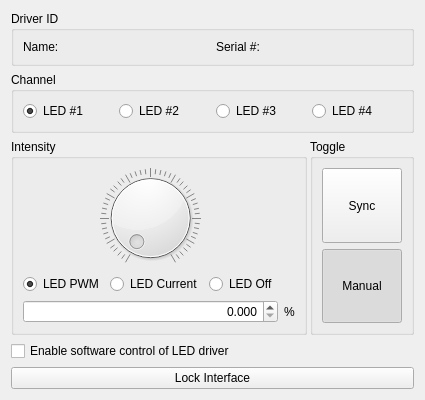
      <widget class="QWidget" name="main_tab">
       <property name="toolTip">
        <string>This tab shows the current operating status of the LED driver</string>
       </property>
       <attribute name="title">
        <string>Main</string>
       </attribute>
       <layout class="QGridLayout" name="gridLayout_2" rowstretch="0,0,0,10,10,10" columnstretch="10,5" rowminimumheight="0,0,0,0,0,0">
        <property name="horizontalSpacing">
         <number>3</number>
        </property>
        <item row="1" column="0" colspan="2" alignment="Qt::AlignTop">
         <widget class="QGroupBox" name="main_channel_box">
          <property name="minimumSize">
           <size>
            <width>0</width>
            <height>0</height>
           </size>
          </property>
          <property name="toolTip">
           <string>Select active LED channel on driver</string>
          </property>
          <property name="title">
           <string>Channel</string>
          </property>
          <layout class="QGridLayout" name="gridLayout_6">
           <item row="0" column="2">
            <widget class="QRadioButton" name="main_channel_LED3_button">
             <property name="toolTip">
              <string>Set LED #3 as the active LED</string>
             </property>
             <property name="text">
              <string>LED #3</string>
             </property>
             <attribute name="buttonGroup">
              <string notr="true">channel_button_group</string>
             </attribute>
            </widget>
           </item>
           <item row="0" column="0">
            <widget class="QRadioButton" name="main_channel_LED1_button">
             <property name="toolTip">
              <string>Set LED #1 as the active LED</string>
             </property>
             <property name="text">
              <string>LED #1</string>
             </property>
             <property name="checked">
              <bool>true</bool>
             </property>
             <attribute name="buttonGroup">
              <string notr="true">channel_button_group</string>
             </attribute>
            </widget>
           </item>
           <item row="0" column="1">
            <widget class="QRadioButton" name="main_channel_LED2_button">
             <property name="toolTip">
              <string>Set LED #2 as the active LED</string>
             </property>
             <property name="text">
              <string>LED #2</string>
             </property>
             <attribute name="buttonGroup">
              <string notr="true">channel_button_group</string>
             </attribute>
            </widget>
           </item>
           <item row="0" column="3">
            <widget class="QRadioButton" name="main_channel_LED4_button">
             <property name="toolTip">
              <string>Set LED #4 as the active LED</string>
             </property>
             <property name="text">
              <string>LED #4</string>
             </property>
             <attribute name="buttonGroup">
              <string notr="true">channel_button_group</string>
             </attribute>
            </widget>
           </item>
          </layout>
         </widget>
        </item>
        <item row="0" column="0" colspan="2" alignment="Qt::AlignTop">
         <widget class="QGroupBox" name="main_driver_ID_box">
          <property name="maximumSize">
           <size>
            <width>16777215</width>
            <height>500</height>
           </size>
          </property>
          <property name="toolTip">
           <string>Identification of the active LED driver</string>
          </property>
          <property name="title">
           <string>Driver ID</string>
          </property>
          <layout class="QGridLayout" name="gridLayout_3">
           <item row="0" column="0">
            <widget class="QLabel" name="main_driver_name_label">
             <property name="toolTip">
              <string>Custom driver name set in configuration</string>
             </property>
             <property name="text">
              <string>Name:</string>
             </property>
            </widget>
           </item>
           <item row="0" column="1" alignment="Qt::AlignTop">
            <widget class="QLabel" name="main_driver_serial_label">
             <property name="toolTip">
              <string>USB serial number of Teensy</string>
             </property>
             <property name="text">
              <string>Serial #:</string>
             </property>
            </widget>
           </item>
          </layout>
         </widget>
        </item>
        <item row="4" column="0" colspan="2">
         <widget class="QCheckBox" name="main_software_control_checkbox">
          <property name="toolTip">
           <string>Ignores physical knob and toggle switch</string>
          </property>
          <property name="text">
           <string>Enable software control of LED driver</string>
          </property>
         </widget>
        </item>
        <item row="2" column="1" rowspan="2">
         <widget class="QGroupBox" name="main_toggle_box">
          <property name="title">
           <string>Toggle</string>
          </property>
          <layout class="QGridLayout" name="gridLayout_5" columnstretch="0">
           <item row="3" column="0">
            <widget class="QPushButton" name="main_toggle_sync_button">
             <property name="enabled">
              <bool>true</bool>
             </property>
             <property name="sizePolicy">
              <sizepolicy hsizetype="Preferred" vsizetype="Preferred">
               <horstretch>0</horstretch>
               <verstretch>0</verstretch>
              </sizepolicy>
             </property>
             <property name="toolTip">
              <string>Sync mode allows driver to be driven by remote inputs</string>
             </property>
             <property name="text">
              <string>Sync</string>
             </property>
             <property name="checkable">
              <bool>true</bool>
             </property>
             <property name="checked">
              <bool>false</bool>
             </property>
             <property name="autoExclusive">
              <bool>true</bool>
             </property>
            </widget>
           </item>
           <item row="4" column="0">
            <widget class="QPushButton" name="main_toggle_manual_button">
             <property name="enabled">
              <bool>true</bool>
             </property>
             <property name="sizePolicy">
              <sizepolicy hsizetype="Preferred" vsizetype="Preferred">
               <horstretch>0</horstretch>
               <verstretch>0</verstretch>
              </sizepolicy>
             </property>
             <property name="toolTip">
              <string>Manual mode allows the driver intensity to be manually set.</string>
             </property>
             <property name="text">
              <string>Manual</string>
             </property>
             <property name="checkable">
              <bool>true</bool>
             </property>
             <property name="checked">
              <bool>true</bool>
             </property>
             <property name="autoExclusive">
              <bool>true</bool>
             </property>
            </widget>
           </item>
          </layout>
         </widget>
        </item>
        <item row="5" column="0" colspan="2">
         <widget class="QPushButton" name="main_lock_interface_button">
          <property name="toolTip">
           <string>Locks out user interface.  Click button again to unlock.</string>
          </property>
          <property name="text">
           <string>Lock Interface</string>
          </property>
         </widget>
        </item>
        <item row="2" column="0" rowspan="2">
         <widget class="QGroupBox" name="main_intensity_control_box">
          <property name="toolTip">
           <string>Adjust the active LED intensity</string>
          </property>
          <property name="title">
           <string>Intensity</string>
          </property>
          <layout class="QGridLayout" name="gridLayout_4" columnstretch="10,10,10,0">
           <item row="3" column="3">
            <widget class="QLabel" name="main_intensity_percent_label">
             <property name="text">
              <string>%</string>
             </property>
            </widget>
           </item>
           <item row="3" column="0" colspan="3">
            <widget class="QDoubleSpinBox" name="main_intensity_spinbox">
             <property name="enabled">
              <bool>true</bool>
             </property>
             <property name="toolTip">
              <string>Shows/sets the LED intensity </string>
             </property>
             <property name="alignment">
              <set>Qt::AlignRight|Qt::AlignTrailing|Qt::AlignVCenter</set>
             </property>
             <property name="decimals">
              <number>3</number>
             </property>
            </widget>
           </item>
           <item row="0" column="0" colspan="3">
            <widget class="QDial" name="main_intensity_dial">
             <property name="enabled">
              <bool>true</bool>
             </property>
             <property name="toolTip">
              <string>Rotate to adjust the active LED intensity</string>
             </property>
             <property name="maximum">
              <number>100</number>
             </property>
             <property name="singleStep">
              <number>1</number>
             </property>
             <property name="pageStep">
              <number>10</number>
             </property>
             <property name="invertedAppearance">
              <bool>false</bool>
             </property>
             <property name="wrapping">
              <bool>false</bool>
             </property>
             <property name="notchTarget">
              <double>2.000000000000000</double>
             </property>
             <property name="notchesVisible">
              <bool>true</bool>
             </property>
            </widget>
           </item>
           <item row="1" column="0">
            <widget class="QRadioButton" name="main_intensity_PWM_button">
             <property name="toolTip">
              <string>Adjust the LED intensity via PWM</string>
             </property>
             <property name="text">
              <string>LED PWM</string>
             </property>
             <property name="checked">
              <bool>true</bool>
             </property>
             <attribute name="buttonGroup">
              <string notr="true">intensity_button_group</string>
             </attribute>
            </widget>
           </item>
           <item row="1" column="1">
            <widget class="QRadioButton" name="main_intensity_current_button">
             <property name="toolTip">
              <string>Adjust the LED intensity via current</string>
             </property>
             <property name="text">
              <string>LED Current</string>
             </property>
             <attribute name="buttonGroup">
              <string notr="true">intensity_button_group</string>
             </attribute>
            </widget>
           </item>
           <item row="1" column="2">
            <widget class="QRadioButton" name="main_intensity_off_button">
             <property name="toolTip">
              <string>Turn LED off</string>
             </property>
             <property name="text">
              <string>LED Off</string>
             </property>
             <attribute name="buttonGroup">
              <string notr="true">intensity_button_group</string>
             </attribute>
            </widget>
           </item>
          </layout>
         </widget>
        </item>
       </layout>
      </widget>
